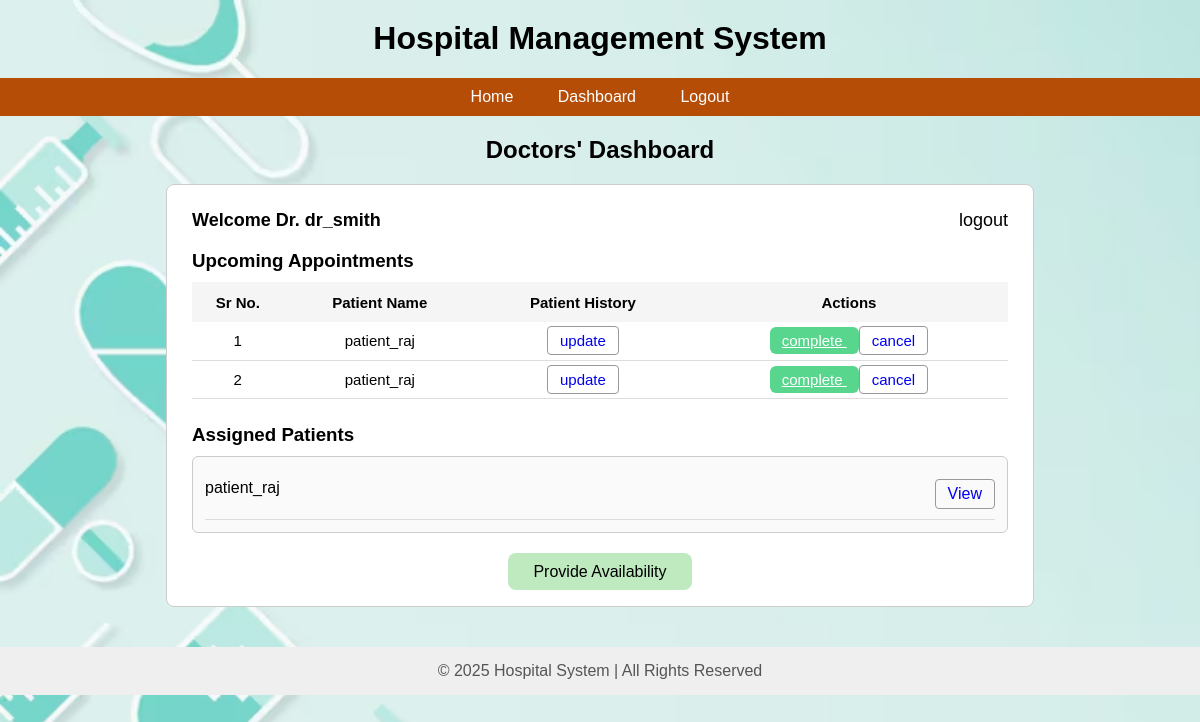
/doctor_dash (signed in), run on an earlier commit of the app's database.
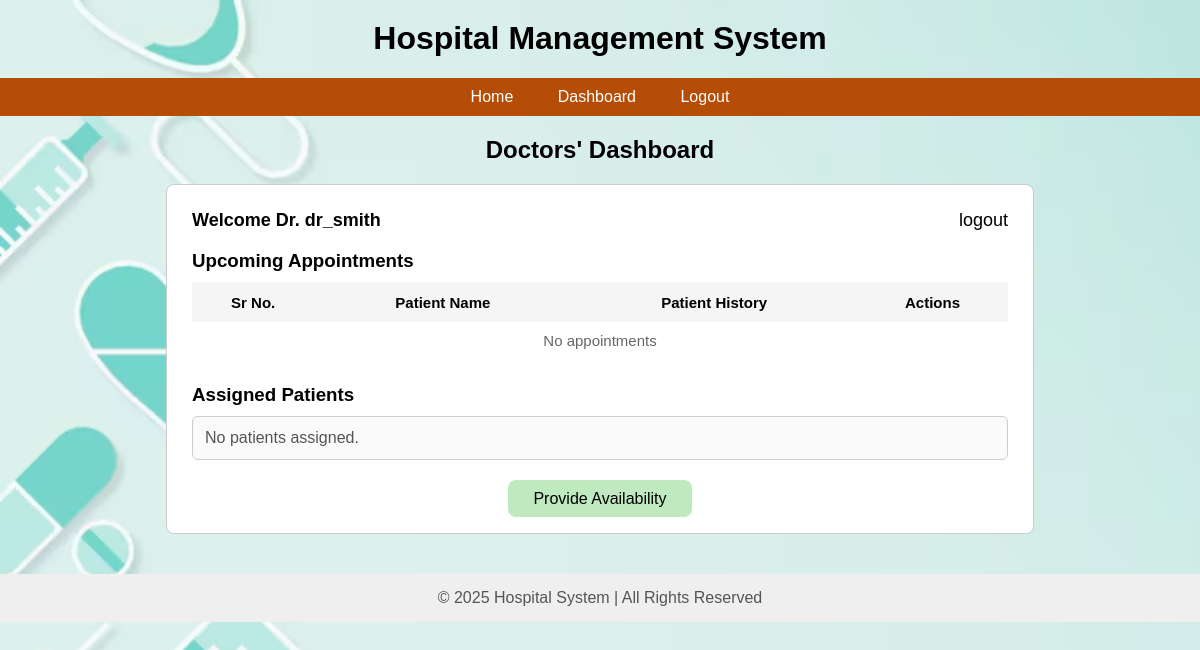
And on a later commit of the database.
### app.py (models this page shows)
class Appointment(db.Model):
    __tablename__ = 'appointments'
    id = db.Column(db.Integer, primary_key=True)
    date = db.Column(db.String(20))
    time = db.Column(db.String(50))
    patient_id = db.Column(db.Integer, db.ForeignKey('users.id'), nullable=False)
    doctor_id = db.Column(db.Integer, db.ForeignKey('users.id'), nullable=False)
    status = db.Column(db.String(50), default='Booked', nullable=False)
    treatment_id = db.Column(db.Integer, db.ForeignKey('treatments.id'), nullable=True, unique=True)

class User(db.Model):
    __tablename__ = 'users'
    id = db.Column(db.Integer, primary_key=True)
    user_name = db.Column(db.String(80), unique=True, nullable=False)
    email = db.Column(db.String(120), unique=True, nullable=False)
    password = db.Column(db.String(200), nullable=False)
    role = db.Column(db.String(50), nullable=False)
    created_at = db.Column(db.DateTime, default=datetime.utcnow)
    experience = db.Column(db.Integer, nullable=True)
    department_id = db.Column(db.Integer, db.ForeignKey('departments.id'), nullable=True)
    department = db.relationship("Department",back_populates="doctors")

### app.py (the view)
@app.route('/doctor_dash')
def doctor_dash():
    doctor_id = session.get("id")
    appointments = (
        db.session.query(Appointment, User)
        .join(User, Appointment.patient_id == User.id)
        .filter(Appointment.doctor_id == doctor_id)
        .with_entities(
            Appointment.id,
            Appointment.status,
            User.user_name.label("patient_name")
        )
        .all()
    )
    assigned_patients = (
        User.query.join(Appointment, Appointment.patient_id == User.id)
        .filter(Appointment.doctor_id == doctor_id)
        .distinct()
        .all()
    )
    return render_template(
        "doctor_dash.html",
        appointments=appointments,
        patients=assigned_patients
    )

### templates/doctor_dash.html (shortened to what this page needs)
{% extends "root.html" %}
{% block content %}
<h2 style="text-align:center; margin-top:20px; font-weight:600;">
    Doctors' Dashboard
</h2>
<div style="
    width:85%;
    margin:auto;
    padding:25px;
    background:white;
    border:1px solid #ccc;
    border-radius:8px;
">
    <div style="display:flex; justify-content:space-between; font-size:18px; margin-bottom:15px;">
        <b>Welcome Dr. {{ session['name'] }}</b>
        <a href="/logout" style="text-decoration:none; color:black;">logout</a>
    </div>
    <h3 style="margin-bottom:10px; font-weight:600;">Upcoming Appointments</h3>
    <table width="100%" style="border-collapse:collapse; text-align:center; font-size:15px;">
        <tr style="background:#f5f5f5; height:40px;">
            <th>Sr No.</th>
            <th>Patient Name</th>
            <th>Patient History</th>
            <th>Actions</th>
        </tr>
        {% if appointments %}
            {% for appt in appointments %}
            <tr style="border-bottom:1px solid #ddd; height:38px;">
                <td>{{ loop.index }}</td>
                <td>{{ appt.patient_name }}</td>
                <td>
                    <a href="/doctor/update_history/{{ appt.id }}"
                       style="padding:5px 12px; border:1px solid #999; border-radius:4px; text-decoration:none;">
                        update
                    </a>
                </td>
                <td>
                    <a href="{{ url_for('toggle_complete', appointment_id=appt.id) }}"
   style="background:#58d68d; padding:5px 12px; border-radius:6px; color:white;">
   {% if appt.status == 'Completed' %}
       completed
   {% else %}
       complete
   {% endif %}
</a>
                    <a href="{{ url_for('doctor_cancel', appointment_id=appt.id) }}"
                       style="padding:5px 12px; border:1px solid #999; border-radius:4px; text-decoration:none;">
                        cancel
                    </a>
                </td>
            </tr>
            {% endfor %}
        {% else %}
        <tr>
            <td colspan="4" style="padding:10px; color:#666;">No appointments</td>
        </tr>
        {% endif %}
    </table>
    <h3 style="margin-top:25px; margin-bottom:10px; font-weight:600;">Assigned Patients</h3>
    <div style="border:1px solid #ccc; border-radius:6px; padding:12px; background:#fafafa;">
        {% if patients %}
            {% for p in patients %}
                <div style="padding:10px 0; border-bottom:1px solid #ddd; display:flex; justify-content:space-between;">
                    <span>{{ p.user_name }}</span>
                    <a href="{{ url_for('patient_history_admin', patient_id=p.id) }}"
                       style="padding:5px 12px; border:1px solid #999; border-radius:4px; text-decoration:none;">
                       View
                    </a>
                </div>
            {% endfor %}
        {% else %}
            <p style="color:#555; margin:0;">No patients assigned.</p>
        {% endif %}
    </div>
    <div style="text-align:center; margin-top:30px;">
        <a href="{{ url_for('doctor_availability') }}"
   style="padding:10px 25px; background:rgb(191, 233, 191); border-radius:8px;
          text-decoration:none; font-size:16px; color:black;">
    Provide Availability
</a>
    </div>
</div>
{% endblock %}

What changed in the data, as far as the page shows it:
removed Appointment: patient_name "patient_raj", status "complete"
removed Appointment: patient_name "patient_raj", status "complete"
no longer on this page (row unchanged): User: user_name "patient_raj"
Also different on the page:
text now shown: "No appointments No patients assigned."
